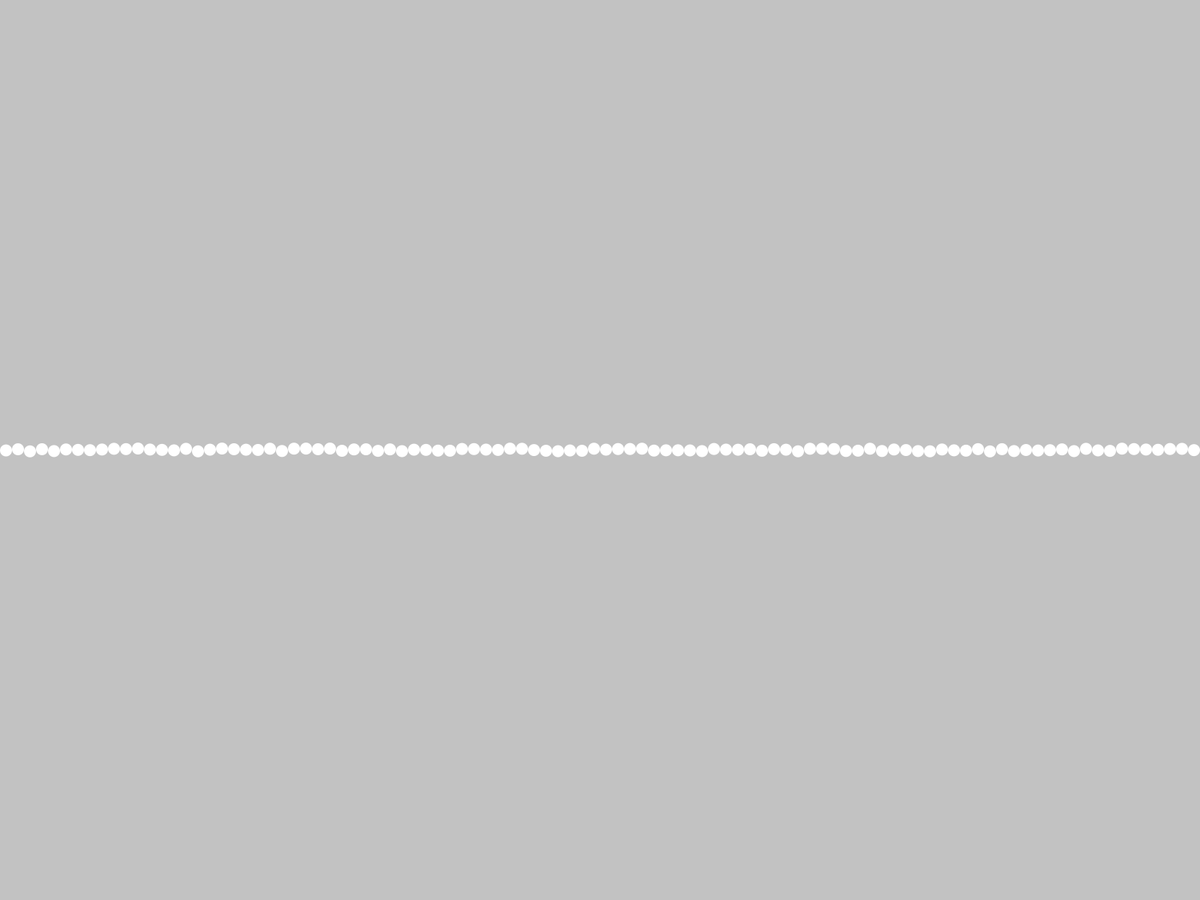
Frame 1 (no input)
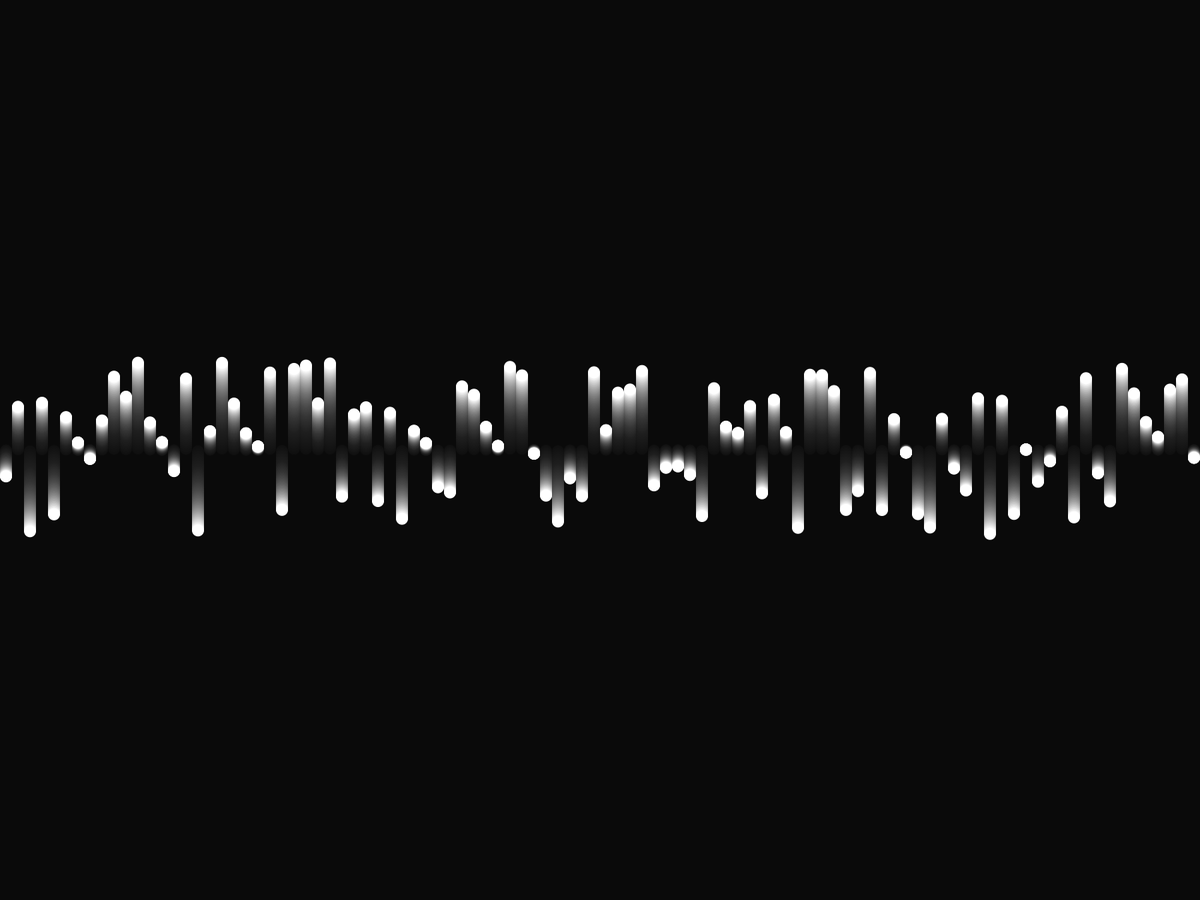
Frame 60 (the mouse pressed at the canvas centre just before this capture)
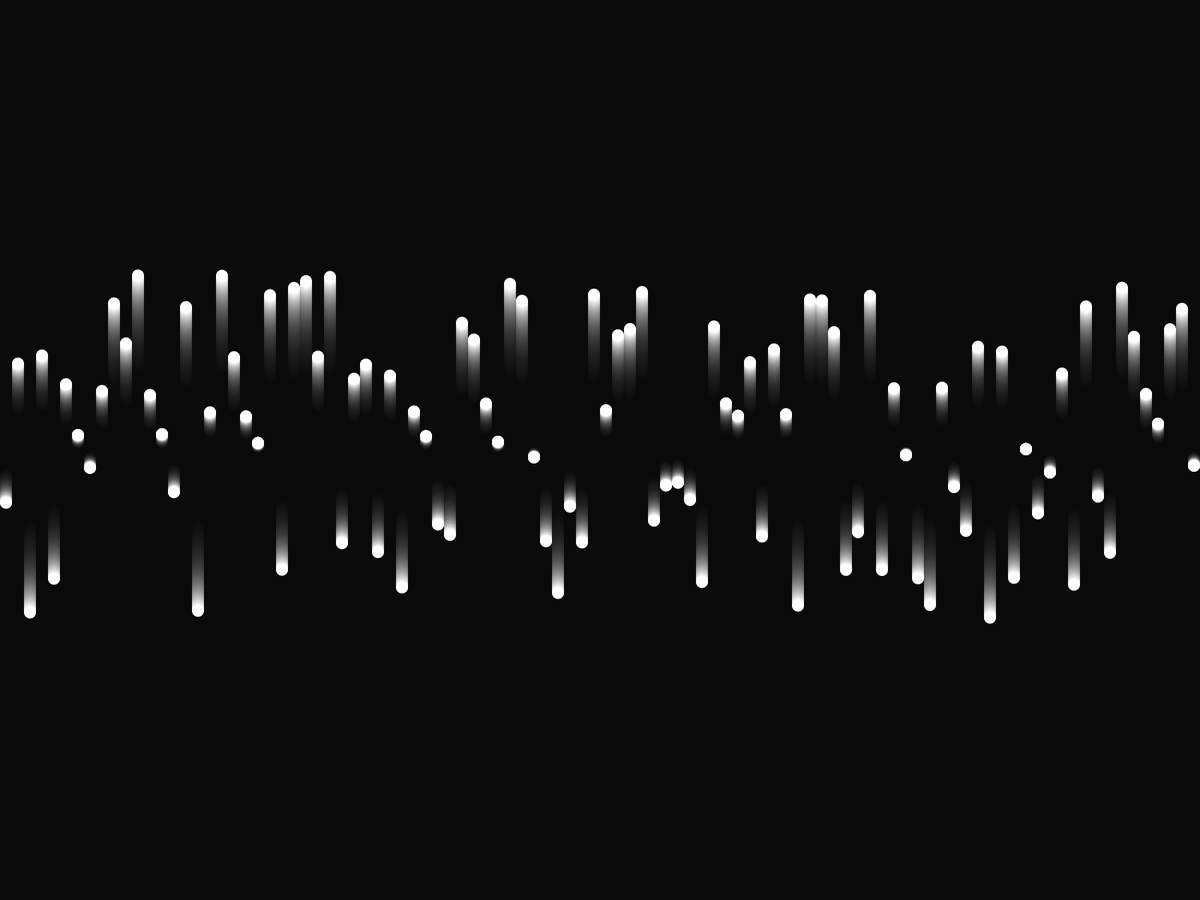
Frame 120 (the mouse held since frame 60 and released just before this capture)

The Processing sketch that drew these frames (run headless with seeded random() and noise(); from frame 60 on, the mouse is pressed at the canvas centre):

// Processing sketch: mmm_moving_balls
// ── mmm_moving_balls.pde
int numSpots = 100;
Spot[] spots = new Spot[numSpots]; // Declare an array of Spot objects

void setup()
{
  fullScreen();
  int dia = width/numSpots;
  for (int i=0; i<numSpots; i++)
  {
    float x = i*dia+dia/2;
    float speed = random(-2.0, 2.0);
    spots[i] = new Spot(x, height/2, dia, speed);
  }
  noStroke();
}

void draw()
{
  fill(0, 12);
  rect(0, 0, width, height);
  fill(255);
  for (int i=0; i<numSpots; i++)
  {
    spots[i].move();
    spots[i].display();
  }
}

void keyPressed()
{
  setup();
}

class Spot
{
  float x, y;
  float diameter, speed;
  int direction = 1;
  
  //Constructor
  Spot(float pos_x, float pos_y, float d, float s)
  {
    x = pos_x; y = pos_y;
    diameter = d;
    speed = s;
  }
  
  void move()
  {
   y += (speed * direction);
   if (y > (height-diameter/2) || (y < diameter/2))
   {
     direction *= -1;
   }
  }
  
  void display()
  {
    ellipse(x, y, diameter, diameter);
  }
}
